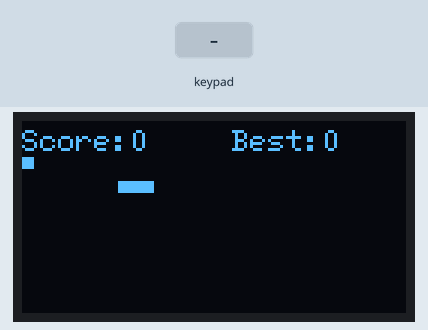
This sketch was run on a simulated Arduino Uno, built with avr-gcc and run on an emulated ATmega328P. On the bench: 128×64 one-colour display. Inputs (shaded band) come from the test bench. Random numbers use the default seed unless the sketch sets one.

Above: at 1.2 s.
1.3 s: key '1' pressed
At 3.36 s:
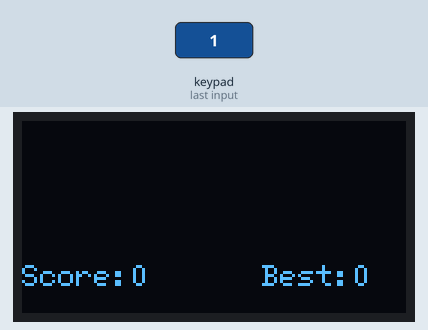
At 6.9 s:
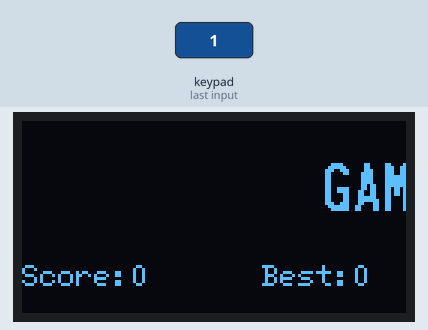
Timing chart, 0 to 8.4 s (numbered marks = the images above; inputs shaded):
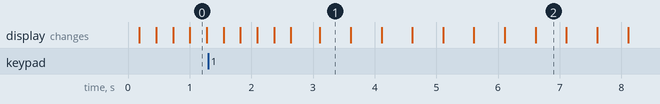

Measured:
- what the display in image 1 shows lasts 0.5 s, from 3.1 s to 3.6 s

The sketch:

snake.ino
```cpp
#include <U8g2lib.h>
#include <Keypad.h>

U8G2_SH1106_128X64_NONAME_1_HW_I2C u8g2(U8G2_R0);

const byte ROWS = 4;
const byte COLS = 4;
char keys[ROWS][COLS] = {
  {'1','2','3','A'},
  {'4','5','6','B'},
  {'7','8','9','C'},
  {'*','0','#','D'}
};
byte rowPins[ROWS] = {2,3,4,5};
byte colPins[COLS] = {6,7,8,9};
Keypad keypad = Keypad(makeKeymap(keys), rowPins, colPins, ROWS, COLS);

const byte cell = 4;
const byte gridW = 128 / cell;
const byte gridH = 64 / cell;

byte snakeX[120], snakeY[120];
byte length = 3;

int dirX = 1, dirY = 0;
byte foodX, foodY;

unsigned int score = 0;
unsigned int highScore = 0;

void spawnFood() {
  foodX = random(0, gridW);
  foodY = random(0, gridH);
}

void resetGame() {
  length = 3;
  dirX = 1; dirY = 0;
  score = 0;

  for (byte i = 0; i < length; i++) {
    snakeX[i] = 6 - i;
    snakeY[i] = 5;
  }

  spawnFood();
}

void drawGameOver() {
  String msg = "GAME OVER!";
  int len = msg.length() * 12; // approx char width
  int pos = 128;

  for (int t = 0; t < len + 128; t+=4) {
    u8g2.firstPage();
    do {
      u8g2.setFont(u8g2_font_logisoso16_tr);
      u8g2.drawStr(pos - t, 30, msg.c_str());
      u8g2.setFont(u8g2_font_6x12_tr);
      char buf[20];
      sprintf(buf, "Score:%u", score);
      u8g2.drawStr(0, 55, buf);
      sprintf(buf, "Best:%u", highScore);
      u8g2.drawStr(80, 55, buf);

    } while(u8g2.nextPage());
    delay(150);
  }

  char k = 0;
  while (!k) k = keypad.getKey();
  resetGame();
}

void readKeypad() {
  char key = keypad.getKey();
  if (!key) return;

  switch(key) {
    case '1': if (dirY != 1) { dirX=0; dirY=-1; } break; // UP
    case '7': if (dirY != -1) { dirX=0; dirY=1; } break; // DOWN
    case '4': if (dirX != 1) { dirX=-1; dirY=0; } break; // LEFT
    case '6': if (dirX != -1) { dirX=1; dirY=0; } break; // RIGHT
    case 'A': resetGame(); break;                        // restart
  }
}
void setup() {
  u8g2.begin();
  randomSeed(analogRead(0));
  resetGame();
}

void loop() {
  readKeypad();

  for (int i = length - 1; i > 0; i--) {
    snakeX[i] = snakeX[i - 1];
    snakeY[i] = snakeY[i - 1];
  }

  // Move head
  snakeX[0] += dirX;
  snakeY[0] += dirY;

  // Wall collision
  if (snakeX[0] >= gridW || snakeY[0] >= gridH || snakeX[0] < 0 || snakeY[0] < 0) {
    if (score > highScore) highScore = score;
    drawGameOver();
  }

  // Self collision
  for (byte i = 1; i < length; i++) {
    if (snakeX[0] == snakeX[i] && snakeY[0] == snakeY[i]) {
      if (score > highScore) highScore = score;
      drawGameOver();
    }
  }

  // Eating food
  if (snakeX[0] == foodX && snakeY[0] == foodY) {
    if (length < 119) length++;
    score++;
    spawnFood();
  }

  // Draw game
  u8g2.firstPage();
  do {
    u8g2.setFont(u8g2_font_6x12_tr);
    char buf[20];
    sprintf(buf, "Score:%u", score);
    u8g2.drawStr(0, 10, buf);
    sprintf(buf, "Best:%u", highScore);
    u8g2.drawStr(70, 10, buf);

    // Food
    u8g2.drawBox(foodX * cell, foodY * cell, cell, cell);

    // Snake
    for (byte i = 0; i < length; i++) {
      u8g2.drawBox(snakeX[i] * cell, snakeY[i] * cell, cell, cell);
    }

  } while(u8g2.nextPage());

  delay(120);
}
```
